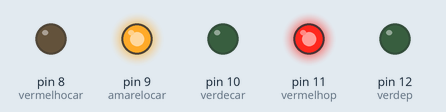
Simulated run of this sketch. Board: Arduino Uno, built with avr-gcc and run on an emulated ATmega328P. Shown: output pins drawn as LEDs (lit = HIGH).

Above: at 1.0 s.
At 4.5 s:
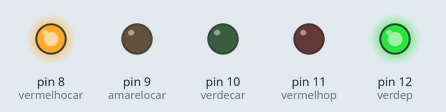
At 9.5 s:
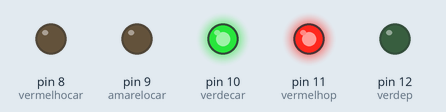
Timing chart, 0 to 15.6 s (numbered marks = the images above):
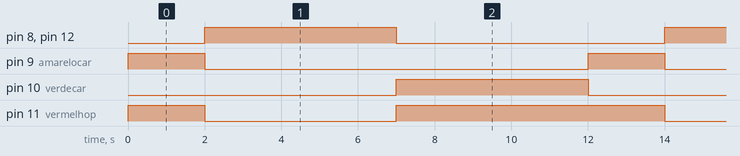

Measured:
- by itself, pin 8 (vermelhocar), pin 10 (verdecar), pin 12 (verdep): alternates HIGH for 5.0 s and LOW for 7.0 s
- by itself, pin 9 (amarelocar): alternates HIGH for 2.0 s and LOW for 10.0 s
- by itself, pin 11 (vermelhop): repeats every 12.0 s: LOW 5.0 s, HIGH 7.0 s

The sketch:

semaforo.ju.ino
```cpp
  int vermelhocar = 8;
  int amarelocar = 9;
  int verdecar = 10;
  int vermelhop = 11;
  int verdep = 12;

void setup() {
  // put your setup code here, to run once:
  pinMode (vermelhocar, OUTPUT);
  pinMode (amarelocar, OUTPUT);
  pinMode (verdecar, OUTPUT);
  pinMode (vermelhop, OUTPUT);
  pinMode (verdep, OUTPUT);
}

void loop() {
  // put your main code here, to run repeatedly:
  digitalWrite (vermelhocar, LOW);
  digitalWrite (amarelocar, HIGH);
  digitalWrite (verdecar, LOW);
  digitalWrite (vermelhop, HIGH);
  digitalWrite (verdep, LOW);

  delay(2000);

  digitalWrite(amarelocar, LOW);
  digitalWrite (vermelhocar, HIGH);
  digitalWrite (vermelhop, LOW);
  digitalWrite (verdep, HIGH);

  delay (5000);

  digitalWrite (vermelhocar, LOW);
  digitalWrite (verdecar, HIGH);
  digitalWrite (vermelhop, HIGH);
  digitalWrite (verdep, LOW);

  delay(5000);

}
```
